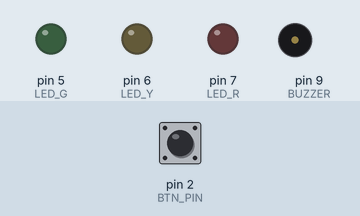
This sketch was run on a simulated Arduino Uno, built with avr-gcc and run on an emulated ATmega328P. On the bench: output pins drawn as LEDs (lit = HIGH), buzzer (waves = sounding). The inputs (shaded band) are chosen by the test bench; at power-on: pin 2 (BTN_PIN) HIGH.

Above: at 1.2 s.
1.3 s: pin 2 (BTN_PIN) pulled LOW for 0.15 s
At 1.31 s:
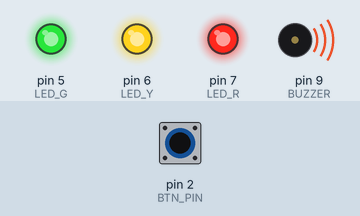
2.9 s: pin 2 (BTN_PIN) pulled LOW for 3.2 s
At 2.99 s:
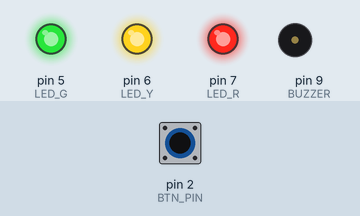
Timing chart, 0 to 7.7 s (numbered marks = the images above; inputs shaded):
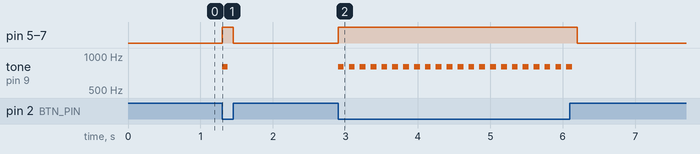

Measured:
- after the input at 1.3 s, pin 5 (LED_G), pin 6 (LED_Y), pin 7 (LED_R): LOW → HIGH at once, → LOW 0.15 s later; tone on pin 9 (BUZZER): silent → 800 Hz at once, → silent 0.08 s later
- after the input at 2.9 s, pin 5 (LED_G), pin 6 (LED_Y), pin 7 (LED_R): LOW → HIGH at once, → LOW 3.3 s later; tone on pin 9 (BUZZER): alternates 800 Hz for 0.08 s and silent for 0.07 s, 44 changes in all, then stays silent, starting at once

The sketch:

3-buzzer.ino
```cpp
// Two-player game timer: LCD (I2C) + LEDs (G/Y/R) + buzzer
// Board: Arduino Uno/Nano (AVR)

#include <Arduino.h>
#include <Wire.h>

// ---------- Pins ----------
const uint8_t BTN_PIN = 2;         // interrupt-capable pin on Uno/Nano
const uint8_t LED_G   = 5;
const uint8_t LED_Y   = 6;
const uint8_t LED_R   = 7;
const uint8_t BUZZER  = 9;

// variables will change:
int buttonState = 0;         // variable for reading the pushbutton status

// --- Helpers ---
void beep(int freq, int ms, int pause) {
  tone(BUZZER, freq, ms);
  delay(ms + pause);
}

void setup() {
    // Button + ISR
  pinMode(BTN_PIN, INPUT_PULLUP);

  // LEDs + buzzer
  pinMode(LED_G, OUTPUT);
  pinMode(LED_Y, OUTPUT);
  pinMode(LED_R, OUTPUT);
  pinMode(BUZZER, OUTPUT);
  digitalWrite(LED_G, LOW);
  digitalWrite(LED_Y, LOW);
  digitalWrite(LED_R, LOW);
}

void loop() {
    // read the state of the pushbutton value:
  buttonState = digitalRead(BTN_PIN);

    // check if the pushbutton is pressed. If it is, the buttonState is LOW:
  if (buttonState == LOW) {
    // turn LEDs on:

  digitalWrite(LED_G, HIGH);
  digitalWrite(LED_Y, HIGH);
  digitalWrite(LED_R, HIGH);
  beep(800, 80, 70);
  } else {
    // turn LED off:
  digitalWrite(LED_G, LOW);
  digitalWrite(LED_Y, LOW);
  digitalWrite(LED_R, LOW);
  }
}
```
